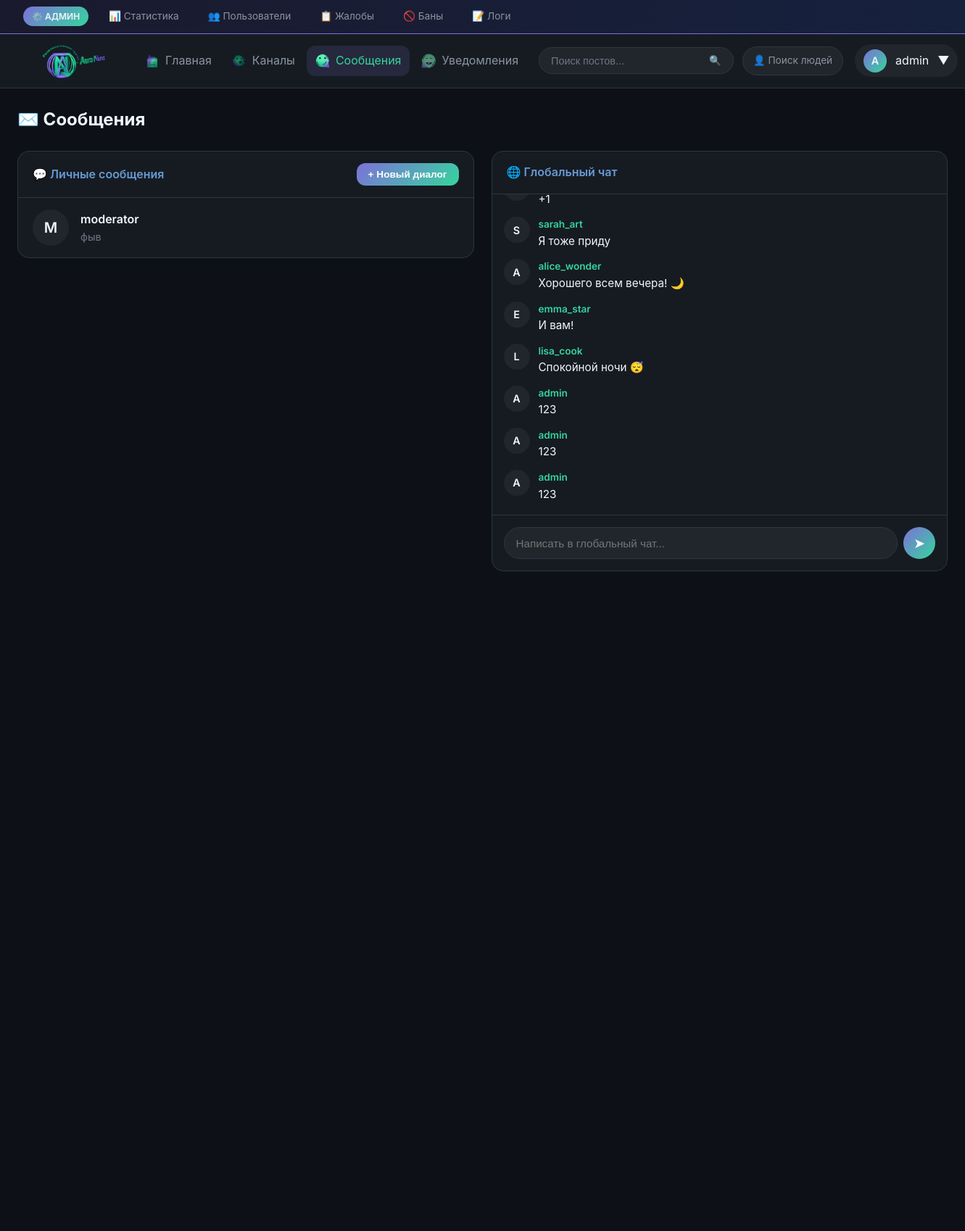
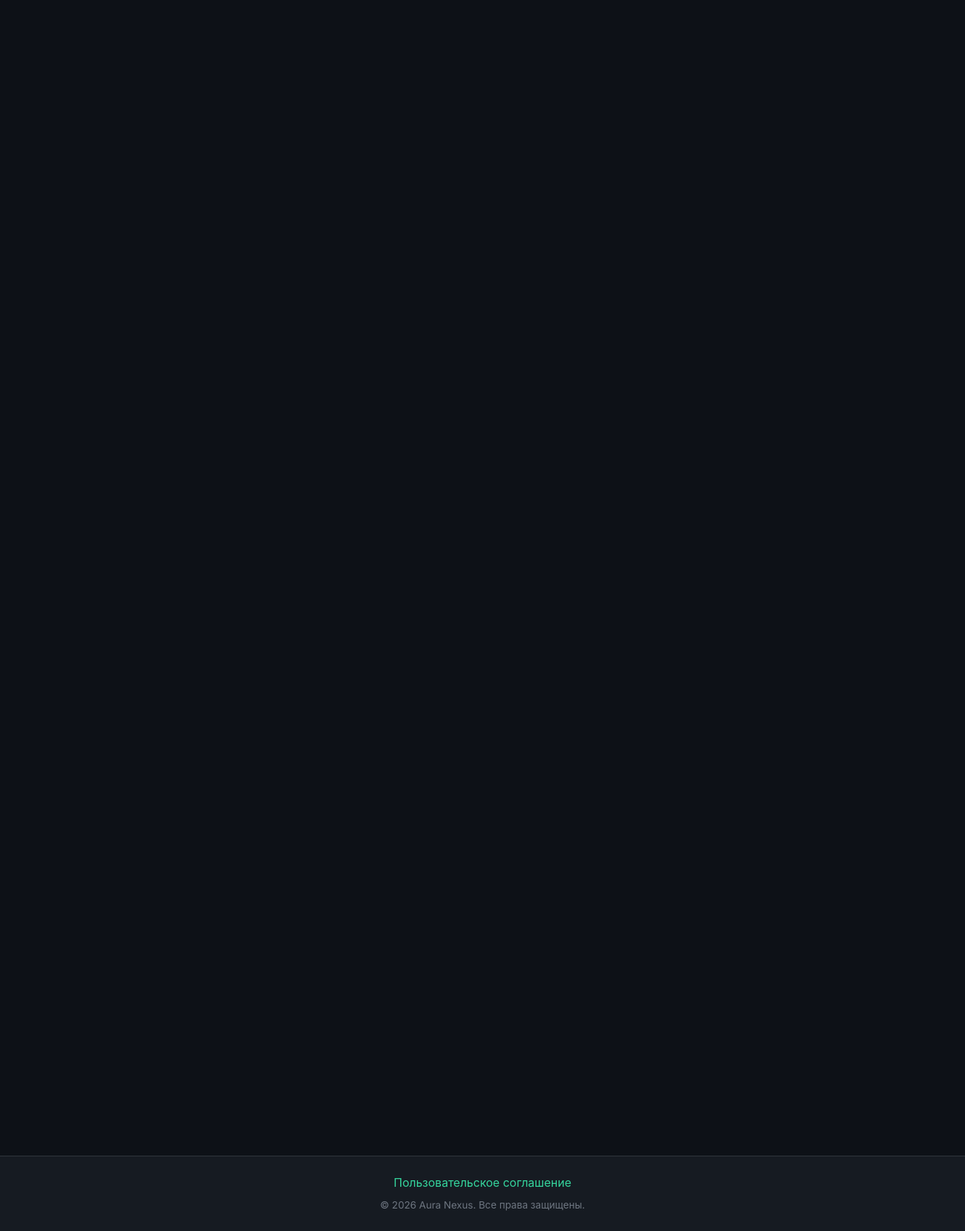
Page /messages (signed in) on the committed database (2 pictures, top to bottom).
### tables this page shows
CREATE TABLE users (
            id INTEGER PRIMARY KEY AUTOINCREMENT,
            username TEXT UNIQUE NOT NULL,
            email TEXT UNIQUE NOT NULL,
            password TEXT NOT NULL,
            role TEXT DEFAULT 'user',
            avatar TEXT,
            banner TEXT,
            bio TEXT,
            is_banned INTEGER DEFAULT 0,
            ban_until TEXT,
            ban_reason TEXT,
            created_at TEXT DEFAULT CURRENT_TIMESTAMP
        );

CREATE TABLE conversations (
            id INTEGER PRIMARY KEY AUTOINCREMENT,
            user1_id INTEGER NOT NULL,
            user2_id INTEGER NOT NULL,
            last_message_at TEXT DEFAULT CURRENT_TIMESTAMP,
            UNIQUE(user1_id, user2_id),
            FOREIGN KEY (user1_id) REFERENCES users(id),
            FOREIGN KEY (user2_id) REFERENCES users(id)
        );

CREATE TABLE global_chat (
            id INTEGER PRIMARY KEY AUTOINCREMENT,
            user_id INTEGER NOT NULL,
            content TEXT NOT NULL,
            created_at TEXT DEFAULT CURRENT_TIMESTAMP,
            FOREIGN KEY (user_id) REFERENCES users(id)
        );

### app.py (the view)
@app.route('/messages')
@login_required
def messages_inbox():
    user = get_current_user()
    conn = get_db()
    conversations = conn.execute('''
        SELECT c.*,
               CASE WHEN c.user1_id = ? THEN u2.username ELSE u1.username END as other_username,
               CASE WHEN c.user1_id = ? THEN u2.avatar ELSE u1.avatar END as other_avatar,
               CASE WHEN c.user1_id = ? THEN u2.id ELSE u1.id END as other_id,
               (SELECT content FROM messages WHERE conversation_id = c.id ORDER BY created_at DESC LIMIT 1) as last_message,
               (SELECT COUNT(*) FROM messages WHERE conversation_id = c.id AND sender_id != ? AND is_read = 0) as unread_count
        FROM conversations c
        JOIN users u1 ON c.user1_id = u1.id
        JOIN users u2 ON c.user2_id = u2.id
        WHERE c.user1_id = ? OR c.user2_id = ?
        ORDER BY c.last_message_at DESC
    ''', (user['id'], user['id'], user['id'], user['id'], user['id'], user['id'])).fetchall()
    chat_messages = get_chat_messages()
    return render_template('messages/inbox.html', conversations=conversations, chat_messages=chat_messages)

### app.py (called while the page is built, shortened)
def get_db():
    if 'db' not in g:
        g.db = sqlite3.connect(DATABASE, timeout=30)
        g.db.row_factory = sqlite3.Row
        g.db.execute('PRAGMA journal_mode=WAL')
        g.db.execute('PRAGMA busy_timeout=30000')
    return g.db

def get_current_user():
    if 'user_id' not in session:
        return None
    conn = get_db()
    user = conn.execute('SELECT * FROM users WHERE id = ?', (session['user_id'],)).fetchone()
    return user

def login_required(f):
    @wraps(f)
    def decorated(*args, **kwargs):
        if 'user_id' not in session:
            flash('Необходимо войти в аккаунт', 'danger')
            return redirect('/login')
        user = get_current_user()
        if user and isinstance(user, dict) and user.get('is_currently_banned'):
            session.clear()
            flash('Ваш аккаунт заблокирован', 'danger')
            return redirect('/login')
        return f(*args, **kwargs)
    return decorated

def get_chat_messages():
    conn = get_db()
    return conn.execute('''
        SELECT g.*, u.username, u.avatar
        FROM global_chat g
        JOIN users u ON g.user_id = u.id
        ORDER BY g.id DESC LIMIT 50
    ''').fetchall()[::-1]

def get_unread_notifications_count(user_id):
    conn = get_db()
    result = conn.execute('SELECT COUNT(*) as count FROM notifications WHERE user_id = ? AND is_read = 0', (user_id,)).fetchone()
    return result['count'] if result else 0

def get_unread_messages_count(user_id):
    conn = get_db()
    result = conn.execute('''
        SELECT COUNT(*) as count FROM messages m
        JOIN conversations c ON m.conversation_id = c.id
        WHERE (c.user1_id = ? OR c.user2_id = ?) AND m.sender_id != ? AND m.is_read = 0
    ''', (user_id, user_id, user_id)).fetchone()
    return result['count'] if result else 0

def get_pending_reports_count():
    conn = get_db()
    result = conn.execute(
        'SELECT COUNT(*) as count FROM reports WHERE status = "pending"'
    ).fetchone()
    return result['count'] if result else 0

### templates/messages/inbox.html (shortened to what this page needs)
{% extends 'base.html' %}
{% set hide_sidebar = true %}
{% block content %}
<h1 class="page-title">✉️ Сообщения</h1>
<div class="messages-layout">
    <div class="messages-conversations">
        <div class="card">
            <div class="card-header">
                <h3 class="card-title">💬 Личные сообщения</h3>
                <button class="btn btn-sm" id="open-new-dialog-modal">+ Новый диалог</button>
            </div>
            {% if conversations %}
            <div class="conversations-list">
                {% for conv in conversations %}
                <a href="/messages/{{ conv.other_id }}" class="conversation-item {% if conv.unread_count > 0 %}unread{% endif %}">
                    <div class="conversation-avatar-wrap">
                        <div class="conversation-avatar">
                            {% if conv.other_avatar %}
                            <img src="{{ url_for('uploaded_file', filename=conv.other_avatar) }}" alt="">
                            {% else %}
                            {{ conv.other_username[0]|upper }}
                            {% endif %}
                        </div>
                    </div>
                    <div class="conversation-info">
                        <div class="conversation-name">{{ conv.other_username }}</div>
                        <div class="conversation-preview">
                            {{ conv.last_message or 'Нет сообщений' }}
                        </div>
                    </div>
                </a>
                {% endfor %}
            </div>
            {% endif %}
        </div>
    </div>
    <div class="messages-global-chat">
        <div class="card chat-box-large">
            <div class="card-header">
                <h3 class="card-title">🌐 Глобальный чат</h3>
            </div>
            <div class="chat-messages" id="global-chat-messages">
                {% for msg in chat_messages %}
                <div class="chat-message" data-message-id="{{ msg.id }}">
                    <div class="chat-message-avatar">
                        {% if msg.avatar %}
                        <img src="{{ url_for('uploaded_file', filename=msg.avatar) }}" alt="">
                        {% else %}
                        {{ msg.username[0]|upper }}
                        {% endif %}
                    </div>
                    <div class="chat-message-content">
                        <a href="/profile/{{ msg.username }}" class="chat-message-author">{{ msg.username }}</a>
                        <div class="chat-message-text">{{ msg.content }}</div>
                    </div>
                </div>
                {% else %}
                <div class="empty-state" style="padding: 2rem;">
                    <p>Сообщений пока нет</p>
                </div>
                {% endfor %}
            </div>
            <form class="chat-input" id="global-chat-form" action="/api/global_chat" method="POST">
                <input type="text" name="content" id="global-chat-input" placeholder="Написать в глобальный чат..." autocomplete="off" required>
                <button type="submit">➤</button>
            </form>
        </div>
    </div>
</div>
{% endblock %}

### templates/base.html (shortened to what this page needs)
<!DOCTYPE html>
<html lang="ru">
<head>
    <link rel="stylesheet" href="{{ url_for('static', filename='css/style.css') }}">
</head>
<body>
    {% if current_user and current_user.role == 'admin' %}
    <div class="admin-bar">
        <span class="admin-bar-label">⚙️ АДМИН</span>
        <a href="/admin">📊 Статистика</a>
        <a href="/admin/users">👥 Пользователи</a>
        <a href="/admin/reports">
            📋 Жалобы
        </a>
        <a href="/admin/bans">🚫 Баны</a>
        <a href="/admin/logs">📝 Логи</a>
    </div>
    {% endif %}
    <nav>
        <a href="/" class="logo">
            <img src="{{ url_for('static', filename='images/logo.png') }}" alt="Aura Nexus" class="logo-image"
                 onerror="this.style.display='none'; this.nextElementSibling.style.display='flex';">
        </a>
        <div class="nav-left">
            <a href="/" class="nav-link {% if request.path == '/' %}active{% endif %}">
                <span class="nav-icon">
                    <img src="{{ url_for('static', filename='images/icons/home.png') }}" alt=""
                         onerror="this.style.display='none'; this.nextElementSibling.style.display='inline';">
                </span>
                <span>Главная</span>
            </a>
            <a href="/channels" class="nav-link {% if '/channel' in request.path %}active{% endif %}">
                <span class="nav-icon">
                    <img src="{{ url_for('static', filename='images/icons/channels.png') }}" alt=""
                         onerror="this.style.display='none'; this.nextElementSibling.style.display='inline';">
                </span>
                <span>Каналы</span>
            </a>
            {% if current_user %}
            <a href="/messages" class="nav-link {% if '/messages' in request.path %}active{% endif %}">
                <span class="nav-icon">
                    <img src="{{ url_for('static', filename='images/icons/messages.png') }}" alt=""
                         onerror="this.style.display='none'; this.nextElementSibling.style.display='inline';">
                </span>
                <span>Сообщения</span>
            </a>
            <a href="/notifications" class="nav-link {% if '/notifications' in request.path %}active{% endif %}">
                <span class="nav-icon">
                    <img src="{{ url_for('static', filename='images/icons/notifications.png') }}" alt=""
                         onerror="this.style.display='none'; this.nextElementSibling.style.display='inline';">
                </span>
                <span>Уведомления</span>
            </a>
            {% endif %}
        </div>
        <div class="nav-center">
            <form class="search-bar" action="/" method="GET">
                <input type="text" name="q" placeholder="Поиск постов..." value="{{ request.args.get('q', '') }}">
                <button type="submit">🔍</button>
            </form>
            <a href="/search/users" class="search-users-btn">👤 Поиск людей</a>
        </div>
        <div class="nav-right">
            {% if current_user %}
            <div class="dropdown">
                <div class="nav-user">
                    <div class="nav-user-avatar">
                        {% if current_user.avatar %}
                        <img src="{{ url_for('uploaded_file', filename=current_user.avatar) }}" alt="">
                        {% else %}
                        {{ current_user.username[0]|upper }}
                        {% endif %}
                    </div>
                    <span>{{ current_user.username }}</span>
                    <span>▼</span>
                </div>
            </div>
            {% endif %}
        </div>
    </nav>
    <div class="layout {% block layout_class %}{% endblock %}">
        <main class="main-content">
            {% block content %}{% endblock %}
        </main>
    </div>
    <footer>
        <a href="/user_agreement">Пользовательское соглашение</a>
        <p>&copy; 2026 Aura Nexus. Все права защищены.</p>
    </footer>
</body>
</html>

### templates/messages/inbox.html (style rules this page uses)
.messages-layout { display: grid; grid-template-columns: 1fr 1fr; gap: 1.5rem; }
.messages-conversations { min-width: 0; }
.messages-global-chat { min-width: 0; }
.conversations-list { max-height: 520px; overflow-y: auto; }
.conversation-item { display: flex; align-items: center; gap: 1rem; padding: 1rem 1.25rem; border-bottom: 1px solid var(--border-color); text-decoration: none; transition: var(--transition); }
.conversation-item:last-child { border-bottom: none; }
.conversation-avatar-wrap { position: relative; }
.conversation-avatar { width: 50px; height: 50px; border-radius: 50%; background: var(--bg-tertiary); display: flex; align-items: center; justify-content: center; font-weight: 600; font-size: 1.25rem; overflow: hidden; color: var(--text-primary); }
.conversation-info { flex: 1; min-width: 0; }
.conversation-name { font-weight: 600; color: var(--text-primary); }
.conversation-preview { font-size: 0.9rem; color: var(--text-muted); white-space: nowrap; overflow: hidden; text-overflow: ellipsis; }
.chat-box-large { display: flex; flex-direction: column; height: 580px; }
.chat-box-large .chat-messages { flex: 1; overflow-y: auto; padding: 1rem; display: flex; flex-direction: column; gap: 0.75rem; }
.chat-box-large .chat-input { display: flex; gap: 0.5rem; padding: 1rem; border-top: 1px solid var(--border-color); }
.chat-box-large .chat-input input { flex: 1; background: var(--bg-tertiary); border: 1px solid var(--border-color); border-radius: var(--radius-full); padding: 0.75rem 1rem; color: var(--text-primary); font-size: 0.95rem; }
.chat-box-large .chat-input button { width: 44px; height: 44px; border-radius: 50%; background: var(--accent-gradient); border: none; color: white; cursor: pointer; transition: var(--transition); display: flex; align-items: center; justify-content: center; font-size: 1.2rem; flex-shrink: 0; }

### rows in the picture
users: username "A", username "admin"
conversations: other_username "M", other_username "moderator", last_message "фыв"
global_chat: content "+1"
global_chat: username "S", username "sarah_art", content "Я тоже приду"
global_chat: username "A", username "alice_wonder", content "Хорошего всем вечера! 🌙"
global_chat: username "E", username "emma_star", content "И вам!"
global_chat: username "L", username "lisa_cook", content "Спокойной ночи 😴"
global_chat: username "A", username "admin", content "123"
global_chat: username "A", username "admin", content "123"
global_chat: username "A", username "admin", content "123"
